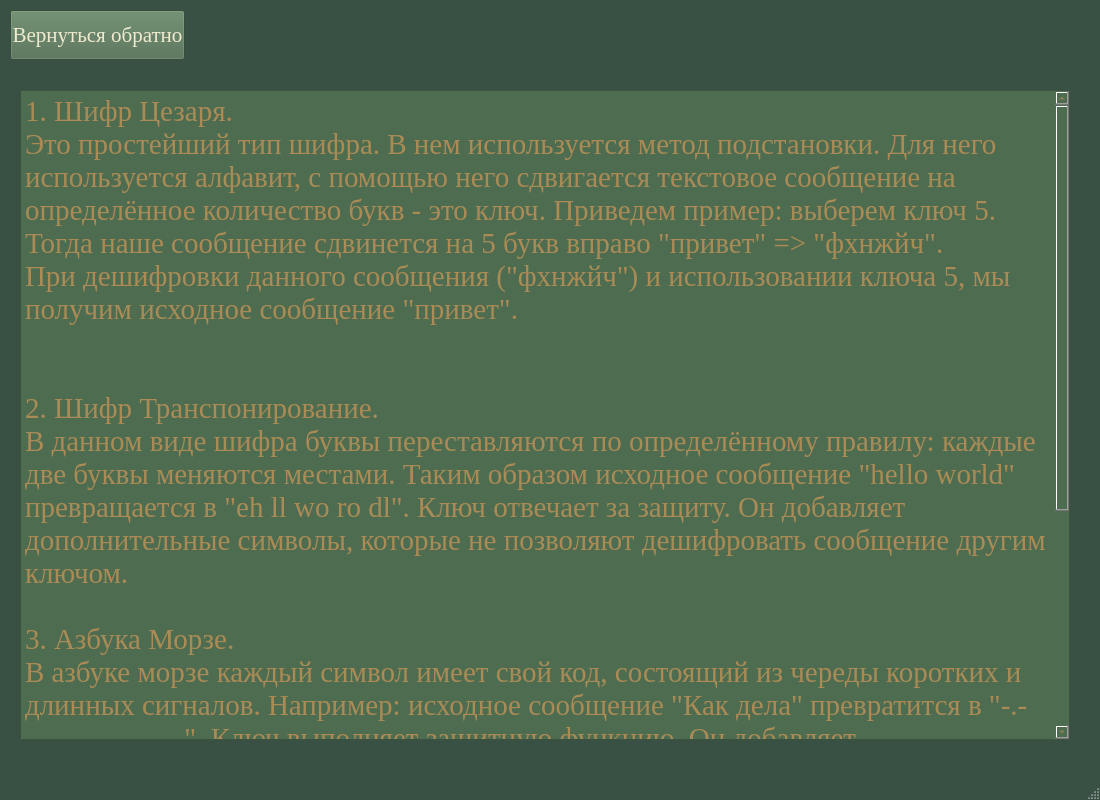
<?xml version="1.0" encoding="UTF-8"?>
<ui version="4.0">
 <class>Information_encryption</class>
 <widget class="QMainWindow" name="Information_encryption">
  <property name="enabled">
   <bool>true</bool>
  </property>
  <property name="geometry">
   <rect>
    <x>0</x>
    <y>0</y>
    <width>1100</width>
    <height>800</height>
   </rect>
  </property>
  <property name="palette">
   <palette>
    <active>
     <colorrole role="WindowText">
      <brush brushstyle="SolidPattern">
       <color alpha="255">
        <red>240</red>
        <green>235</green>
        <blue>206</blue>
       </color>
      </brush>
     </colorrole>
     <colorrole role="Base">
      <brush brushstyle="SolidPattern">
       <color alpha="255">
        <red>255</red>
        <green>255</green>
        <blue>255</blue>
       </color>
      </brush>
     </colorrole>
     <colorrole role="Window">
      <brush brushstyle="SolidPattern">
       <color alpha="255">
        <red>57</red>
        <green>81</green>
        <blue>68</blue>
       </color>
      </brush>
     </colorrole>
    </active>
    <inactive>
     <colorrole role="WindowText">
      <brush brushstyle="SolidPattern">
       <color alpha="255">
        <red>240</red>
        <green>235</green>
        <blue>206</blue>
       </color>
      </brush>
     </colorrole>
     <colorrole role="Base">
      <brush brushstyle="SolidPattern">
       <color alpha="255">
        <red>255</red>
        <green>255</green>
        <blue>255</blue>
       </color>
      </brush>
     </colorrole>
     <colorrole role="Window">
      <brush brushstyle="SolidPattern">
       <color alpha="255">
        <red>57</red>
        <green>81</green>
        <blue>68</blue>
       </color>
      </brush>
     </colorrole>
    </inactive>
    <disabled>
     <colorrole role="WindowText">
      <brush brushstyle="SolidPattern">
       <color alpha="255">
        <red>120</red>
        <green>120</green>
        <blue>120</blue>
       </color>
      </brush>
     </colorrole>
     <colorrole role="Base">
      <brush brushstyle="SolidPattern">
       <color alpha="255">
        <red>57</red>
        <green>81</green>
        <blue>68</blue>
       </color>
      </brush>
     </colorrole>
     <colorrole role="Window">
      <brush brushstyle="SolidPattern">
       <color alpha="255">
        <red>57</red>
        <green>81</green>
        <blue>68</blue>
       </color>
      </brush>
     </colorrole>
    </disabled>
   </palette>
  </property>
  <property name="font">
   <font>
    <family>Times New Roman</family>
    <pointsize>26</pointsize>
   </font>
  </property>
  <property name="windowTitle">
   <string>Расшифрование</string>
  </property>
  <widget class="QWidget" name="centralwidget">
   <widget class="QPushButton" name="pushButton">
    <property name="enabled">
     <bool>true</bool>
    </property>
    <property name="geometry">
     <rect>
      <x>10</x>
      <y>10</y>
      <width>175</width>
      <height>50</height>
     </rect>
    </property>
    <property name="palette">
     <palette>
      <active>
       <colorrole role="WindowText">
        <brush brushstyle="SolidPattern">
         <color alpha="255">
          <red>240</red>
          <green>235</green>
          <blue>206</blue>
         </color>
        </brush>
       </colorrole>
       <colorrole role="Button">
        <brush brushstyle="SolidPattern">
         <color alpha="255">
          <red>78</red>
          <green>108</green>
          <blue>80</blue>
         </color>
        </brush>
       </colorrole>
       <colorrole role="Text">
        <brush brushstyle="SolidPattern">
         <color alpha="255">
          <red>240</red>
          <green>235</green>
          <blue>206</blue>
         </color>
        </brush>
       </colorrole>
       <colorrole role="ButtonText">
        <brush brushstyle="SolidPattern">
         <color alpha="255">
          <red>240</red>
          <green>235</green>
          <blue>206</blue>
         </color>
        </brush>
       </colorrole>
       <colorrole role="Base">
        <brush brushstyle="SolidPattern">
         <color alpha="255">
          <red>78</red>
          <green>108</green>
          <blue>80</blue>
         </color>
        </brush>
       </colorrole>
       <colorrole role="Window">
        <brush brushstyle="SolidPattern">
         <color alpha="255">
          <red>78</red>
          <green>108</green>
          <blue>80</blue>
         </color>
        </brush>
       </colorrole>
       <colorrole role="PlaceholderText">
        <brush brushstyle="NoBrush">
         <color alpha="128">
          <red>240</red>
          <green>235</green>
          <blue>206</blue>
         </color>
        </brush>
       </colorrole>
      </active>
      <inactive>
       <colorrole role="WindowText">
        <brush brushstyle="SolidPattern">
         <color alpha="255">
          <red>240</red>
          <green>235</green>
          <blue>206</blue>
         </color>
        </brush>
       </colorrole>
       <colorrole role="Button">
        <brush brushstyle="SolidPattern">
         <color alpha="255">
          <red>78</red>
          <green>108</green>
          <blue>80</blue>
         </color>
        </brush>
       </colorrole>
       <colorrole role="Text">
        <brush brushstyle="SolidPattern">
         <color alpha="255">
          <red>240</red>
          <green>235</green>
          <blue>206</blue>
         </color>
        </brush>
       </colorrole>
       <colorrole role="ButtonText">
        <brush brushstyle="SolidPattern">
         <color alpha="255">
          <red>240</red>
          <green>235</green>
          <blue>206</blue>
         </color>
        </brush>
       </colorrole>
       <colorrole role="Base">
        <brush brushstyle="SolidPattern">
         <color alpha="255">
          <red>78</red>
          <green>108</green>
          <blue>80</blue>
         </color>
        </brush>
       </colorrole>
       <colorrole role="Window">
        <brush brushstyle="SolidPattern">
         <color alpha="255">
          <red>78</red>
          <green>108</green>
          <blue>80</blue>
         </color>
        </brush>
       </colorrole>
       <colorrole role="PlaceholderText">
        <brush brushstyle="NoBrush">
         <color alpha="128">
          <red>240</red>
          <green>235</green>
          <blue>206</blue>
         </color>
        </brush>
       </colorrole>
      </inactive>
      <disabled>
       <colorrole role="WindowText">
        <brush brushstyle="SolidPattern">
         <color alpha="255">
          <red>240</red>
          <green>235</green>
          <blue>206</blue>
         </color>
        </brush>
       </colorrole>
       <colorrole role="Button">
        <brush brushstyle="SolidPattern">
         <color alpha="255">
          <red>78</red>
          <green>108</green>
          <blue>80</blue>
         </color>
        </brush>
       </colorrole>
       <colorrole role="Text">
        <brush brushstyle="SolidPattern">
         <color alpha="255">
          <red>240</red>
          <green>235</green>
          <blue>206</blue>
         </color>
        </brush>
       </colorrole>
       <colorrole role="ButtonText">
        <brush brushstyle="SolidPattern">
         <color alpha="255">
          <red>240</red>
          <green>235</green>
          <blue>206</blue>
         </color>
        </brush>
       </colorrole>
       <colorrole role="Base">
        <brush brushstyle="SolidPattern">
         <color alpha="255">
          <red>78</red>
          <green>108</green>
          <blue>80</blue>
         </color>
        </brush>
       </colorrole>
       <colorrole role="Window">
        <brush brushstyle="SolidPattern">
         <color alpha="255">
          <red>78</red>
          <green>108</green>
          <blue>80</blue>
         </color>
        </brush>
       </colorrole>
       <colorrole role="PlaceholderText">
        <brush brushstyle="NoBrush">
         <color alpha="128">
          <red>240</red>
          <green>235</green>
          <blue>206</blue>
         </color>
        </brush>
       </colorrole>
      </disabled>
     </palette>
    </property>
    <property name="font">
     <font>
      <family>Times New Roman</family>
      <pointsize>16</pointsize>
     </font>
    </property>
    <property name="styleSheet">
     <string notr="true">color: rgb(240, 235, 206);
background-color: rgb(78, 108, 80);</string>
    </property>
    <property name="text">
     <string>Вернуться обратно</string>
    </property>
   </widget>
   <widget class="QPlainTextEdit" name="plainTextEdit">
    <property name="enabled">
     <bool>true</bool>
    </property>
    <property name="geometry">
     <rect>
      <x>20</x>
      <y>90</y>
      <width>1050</width>
      <height>650</height>
     </rect>
    </property>
    <property name="font">
     <font>
      <family>Times New Roman</family>
      <pointsize>22</pointsize>
     </font>
    </property>
    <property name="styleSheet">
     <string notr="true">background-color: rgb(78, 108, 80);
color: rgb(170, 139, 86);</string>
    </property>
    <property name="plainText">
     <string>1. Шифр Цезаря.
Это простейший тип шифра. В нем используется метод подстановки. Для него используется алфавит, с помощью него сдвигается текстовое сообщение на определённое количество букв - это ключ. Приведем пример: выберем ключ 5. Тогда наше сообщение сдвинется на 5 букв вправо &quot;привет&quot; =&gt; &quot;фхнжйч&quot;.
При дешифровки данного сообщения (&quot;фхнжйч&quot;) и использовании ключа 5, мы получим исходное сообщение &quot;привет&quot;.


2. Шифр Транспонирование.
В данном виде шифра буквы переставляются по определённому правилу: каждые две буквы меняются местами. Таким образом исходное сообщение &quot;hello world&quot; превращается в &quot;eh ll wo ro dl&quot;. Ключ отвечает за защиту. Он добавляет дополнительные символы, которые не позволяют дешифровать сообщение другим ключом.

3. Азбука Морзе.
В азбуке морзе каждый символ имеет свой код, состоящий из череды коротких и длинных сигналов. Например: исходное сообщение &quot;Как дела&quot; превратится в &quot;-.- .- -.- -.. . .-.. .-&quot;. Ключ выполняет защитную функцию. Он добавляет дополнительные символы, которые не позволяют дешифровать сообщение другим ключом.

4. Двоичный код.
Данный метод шифрлважния относится к цифровым шифрам. Каждый символ текстового сообщения по таблице Unicode переводится в запись двоичного кода. Так, например сообщение &quot;cat&quot; превратится в &quot;1100011 1100001 1110100&quot;. Ключ выполняет защитную функцию. Он добавляет дополнительные символы, которые не позволяют дешифровать сообщение другим ключом.</string>
    </property>
   </widget>
  </widget>
  <widget class="QMenuBar" name="menubar">
   <property name="geometry">
    <rect>
     <x>0</x>
     <y>0</y>
     <width>1100</width>
     <height>46</height>
    </rect>
   </property>
  </widget>
  <widget class="QStatusBar" name="statusbar"/>
 </widget>
 <resources/>
 <connections/>
</ui>
